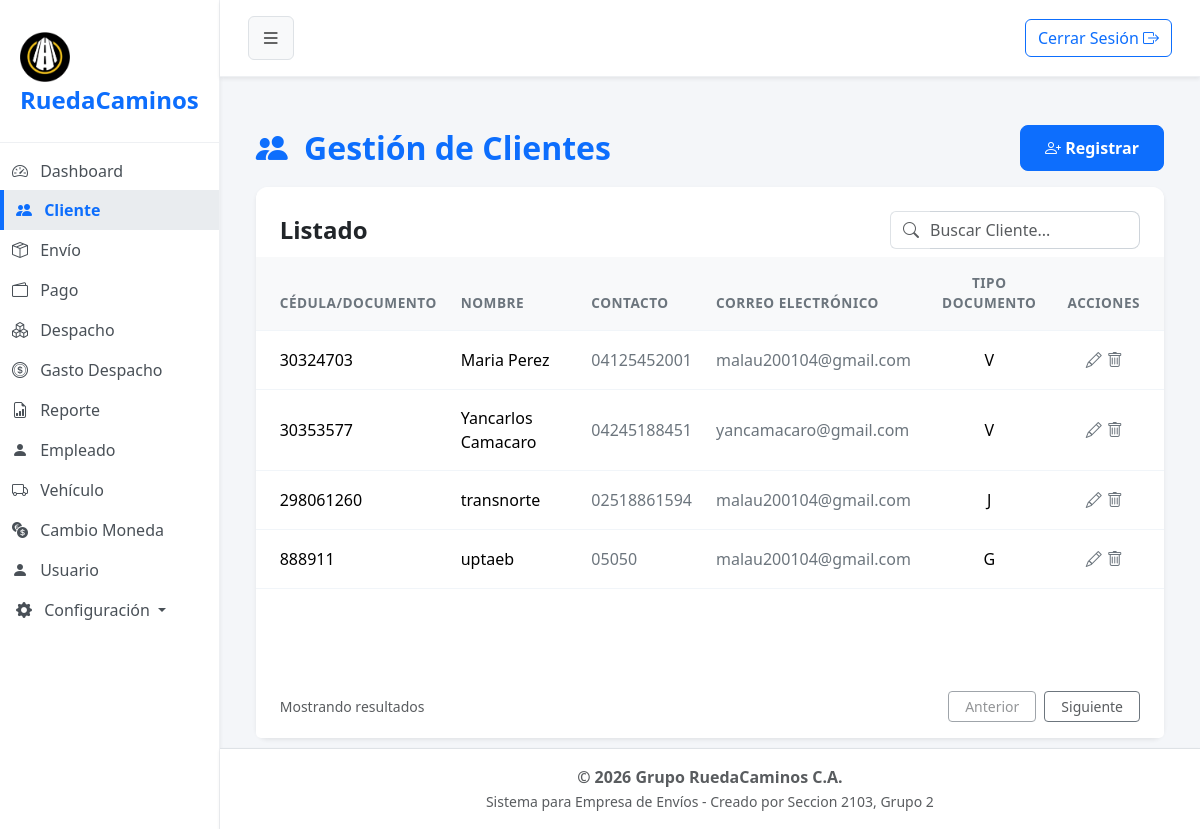
Screenshot of /?url=cliente (signed in) with the database file from the repository.
### tables this page shows
CREATE TABLE `cliente` (
  `cod_cliente` int(10) NOT NULL,
  `doc_identidad` int(10) NOT NULL COMMENT 'puede ser el rif,cedula,etc',
  `razon_social` varchar(30) NOT NULL,
  `apellido` varchar(20) DEFAULT NULL,
  `telefono` varchar(11) NOT NULL,
  `email` varchar(80) DEFAULT NULL,
  `tipo_documento` varchar(1) NOT NULL COMMENT 'v=venezolano,j=juridico, e=extranjero, g=gubernamental',
  `estado` tinyint(1) NOT NULL
);

### app/controller/clienteController.php (called while the page is built, shortened)
<?php
$cliente = new Cliente();
$registros = $cliente->obt_RegistrosClientes();
include 'app/view/layout/header.php';
include 'app/view/cliente/clienteView.php';
include 'app/view/layout/footer.php';

### index.php (called while the page is built, shortened)
<?php
    $frontController = new FrontController();
?>

### app/config/Conexion.php (called while the page is built, shortened)
<?php
abstract class Conexion
{
    public $host = "localhost";
    public $namedb = "grupo_ruedacaminos";
    public $userdb = "root";
    public $passwd = "";
    public function __construct()
    {
        $this->conexion = $this->getConnection();
    }
    public function getConnection(): PDO
    {
        try {
            $dsn = "mysql:host=" . $this->host . ";dbname=" . $this->namedb . ";charset=utf8";
            $conexion = new PDO($dsn, $this->userdb, $this->passwd);
            $conexion->setAttribute(PDO::ATTR_ERRMODE, PDO::ERRMODE_EXCEPTION);
        } catch (PDOException $error) {
            die('No se pudo conectar a la base de datos, error:' . $error->getMessage());
        }
        return $conexion;
    }
}

### app/model/Cliente.php (called while the page is built, shortened)
<?php
class Cliente extends Conexion
{
    public function obt_RegistrosClientes()
    {
        try {
            $sentencia = "SELECT * FROM cliente WHERE estado = 1";
            $select = $this->conexion->prepare($sentencia);
            $select->execute();
            return $select->fetchAll(\PDO::FETCH_ASSOC);
        } catch (\PDOException $e) {
            return [];
        }
    }
}

### app/view/cliente/componentes/tabla.php (the view)
<div class="card-body p-0">
    <div class="table-responsive">
        <table class="table table-hover align-middle mb-0">
            <thead class="table-light table-header-custom">
                <tr>
                    <th class="ps-4">CÉDULA/DOCUMENTO</th>
                    <th>NOMBRE</th>
                    <th>CONTACTO</th>
                    <th>CORREO ELECTRÓNICO</th>
                    <th class="text-center">TIPO DOCUMENTO</th>
                    <th class="pe-4 text-center">ACCIONES</th>
                </tr>
            </thead>
            <tbody>
                <?php foreach ($registros as $dato): ?>
                    <tr>
                        <td class="ps-4 fw-medium"><?= $dato['doc_identidad'] ?></td>
                        <td>
                            <span class="fw-medium"><?php echo $dato['razon_social'] . ' ' . $dato['apellido'] ?></span>
                        </td>
                        <td class="text-secondary"><?= $dato['telefono'] ?></td>
                        <td class="text-secondary"><?= $dato['email'] ?></td>
                        <td class="text-center"><?= $dato['tipo_documento'] ?></td>
                        <td class="pe-4 text-center">
                            <button type="button" class="btn btn-link text-secondary p-0 m-0 align-baseline" title="Editar" data-bs-toggle="modal" <?= ($dato['tipo_documento'] == 'V' || $dato['tipo_documento'] == 'E') ? 'data-bs-target="#editClienteNatural"' : 'data-bs-target="#editClienteJuridico"' ?>
                                datos-cod-cliente="<?= $dato['cod_cliente']; ?>"
                                datos-doc-identidad="<?= $dato['doc_identidad']; ?>"
                                datos-razon-social="<?= $dato['razon_social']; ?>"
                                datos-apellido="<?= $dato['apellido']; ?>"
                                datos-telefono="<?= $dato['telefono']; ?>"
                                datos-email="<?= $dato['email']; ?>"
                                datos-tipo-documento="<?= $dato['tipo_documento']; ?>"
                                datos-estado="<?= $dato['estado']; ?>" >
                                <i class="bi bi-pencil"></i>
                            </button>
                            <a href="#" class="text-secondary btn-eliminar"
                                datos-cod-cliente="<?= $dato['cod_cliente'] ?>">
                                <i class="bi bi-trash"></i>
                            </a>
                        </td>
                    </tr>
                <?php endforeach; ?>
            </tbody>
        </table>
    </div>
</div>

### assets/css/styles.css (style rules this page uses)
body { background-color: #f4f6f9; font-family: "Segoe UI", Tahoma, Geneva, Verdana, sans-serif; overflow-x: hidden; }
.table> :not(caption)>*>* { padding: 1rem 0.75rem; border-bottom-color: #f1f5f9; }
.table-header-custom th { color: #6c757d; font-weight: 600; font-size: 0.85rem; letter-spacing: 0.5px; }

### rows the page displays
cliente: doc_identidad "30324703", razon_social "Maria", apellido "Perez", telefono "04125452001", email "malau200104@gmail.com", tipo_documento "V"
cliente: doc_identidad "30353577", razon_social "Yancarlos", apellido "Camacaro", telefono "04245188451", email "yancamacaro@gmail.com", tipo_documento "V"
cliente: doc_identidad "298061260", razon_social "transnorte", telefono "02518861594", email "malau200104@gmail.com", tipo_documento "J"
cliente: doc_identidad "888911", razon_social "uptaeb", telefono "05050", email "malau200104@gmail.com", tipo_documento "G"
